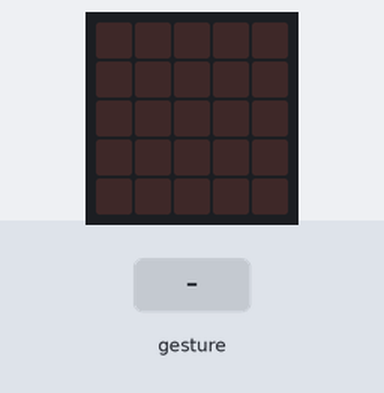
Recording of a program running on a simulated BBC micro:bit (MakeCode). On the bench: the board's 5×5 LED display. The test bench sets the inputs (shaded band). A tilt is held for 1.5 s and a shake lasts 1 s, then the board lies face up again.

Above: at 1.2 s.
1.3 s: gesture 'tilt right'
At 1.8 s:
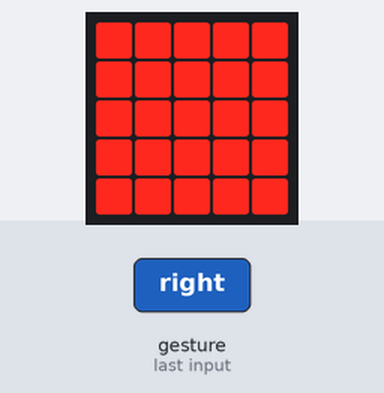
Timing chart, 0 to 4.3 s (numbered marks = the images above; inputs shaded):
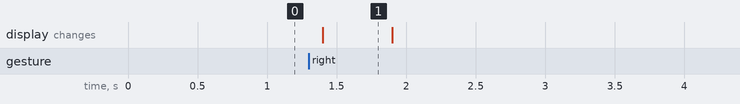

Measured:
- after the input at 1.3 s, the display: changes after 0.10 s (image 1)
- what the display in image 1 shows lasts 0.5 s, from 1.4 s to 1.9 s

The program:

main.ts
```typescript
input.onGesture(Gesture.TiltRight, function () {
    basic.showLeds(`
        # # # # #
        # # # # #
        # # # # #
        # # # # #
        # # # # #
        `)
    basic.pause(100)
    basic.showLeds(`
        . . . . .
        . . . . .
        . . . . .
        . . . . .
        . . . . .
        `)
})
```

test.ts
```typescript
// les tests vont ici ; cela ne sera pas compilé si ce paquet est utilisé en tant qu'extension.
```
